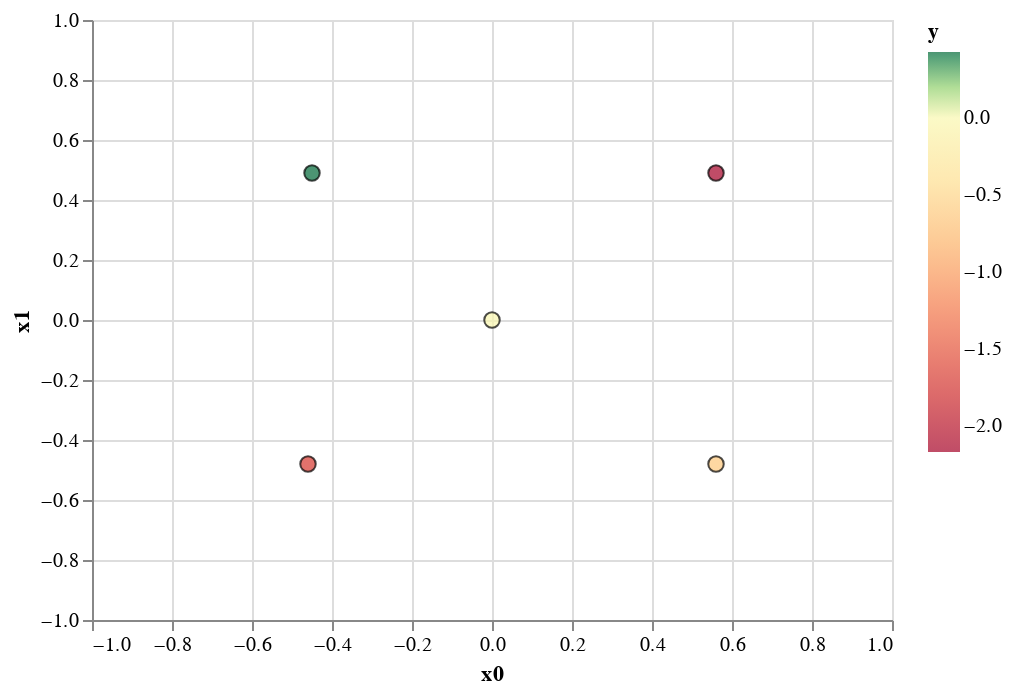

The notebook cell saved with this chart:
### Markdown cell above
Evaluate the function and plot all the evaluations so far:

### Code cell
y = blackbox2([x0.value, x1.value])[0][0]
print(f'Evaluated black box at ({x0.value}, {x1.value}); result={y}')
blackbox2.plot_xy()

### Figure 1 — Vega-Lite specification as saved in the notebook (floating-point values rounded to 4 significant figures)
{"config": {"view": {"continuousWidth": 400, "continuousHeight": 300}}, "data": {"name": "data-7ecd1493b304549107bb3f9979ca8671"}, "mark": {"type": "circle", "size": 60, "stroke": "black", "strokeWidth": 1}, "encoding": {"color": {"type": "quantitative", "field": "y", "scale": {"domainMid": 0, "scheme": "redyellowgreen"}}, "x": {"type": "quantitative", "field": "x0", "scale": {"domain": [-1, 1]}}, "y": {"type": "quantitative", "field": "x1", "scale": {"domain": [-1, 1]}}}, "$schema": "https://vega.github.io/schema/vega-lite/v4.8.1.json", "datasets": {"data-7ecd1493b304549107bb3f9979ca8671": [{"x0": 0.0, "x1": 0.0, "y": 0.0}, {"x0": -0.46, "x1": -0.48, "y": -1.702}, {"x0": 0.56, "x1": -0.48, "y": -0.624}, {"x0": 0.56, "x1": 0.49, "y": -2.167}, {"x0": -0.45, "x1": 0.49, "y": 0.4279}]}}
